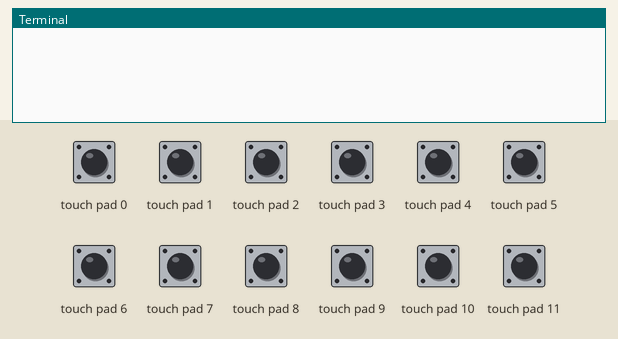
Simulated run of this program. Board: Raspberry Pi (BCM pin numbers). On the bench: the last lines printed to the terminal. The test bench sets the inputs (shaded band); at power-on: touch pad 0–11 LOW.

Above: at 1.2 s.
1.3 s: touch pad 0 pulled HIGH for 0.15 s
At 2.3 s:
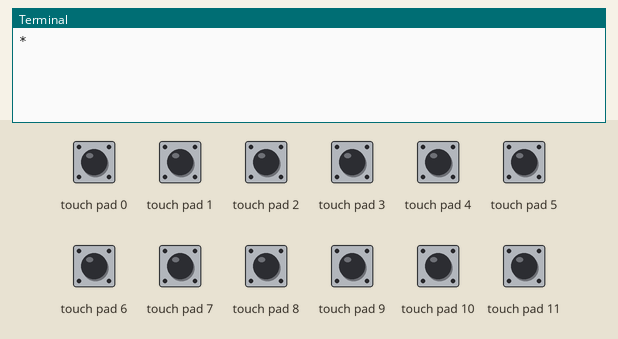
2.9 s: touch pad 1 pulled HIGH for 0.15 s
At 4.2 s:
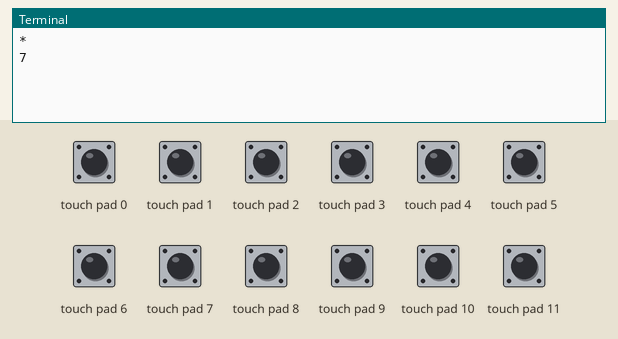
4.5 s: touch pad 8 pulled HIGH for 0.15 s
At 5.3 s:
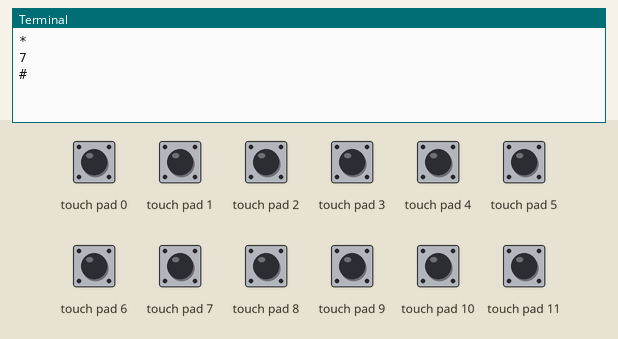
6.1 s: touch pad 2 pulled HIGH for 0.15 s
At 7.4 s:
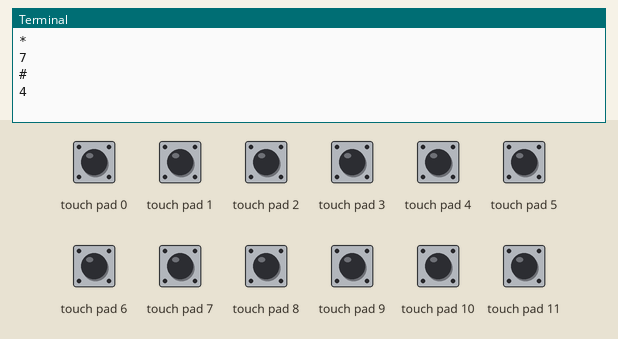
7.7 s: touch pad 3 pulled HIGH for 0.15 s
At 8.2 s:
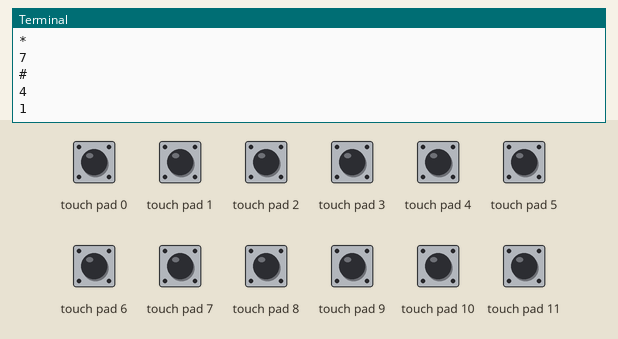
9.3 s: touch pad 4 pulled HIGH for 0.15 s
At 10.3 s:
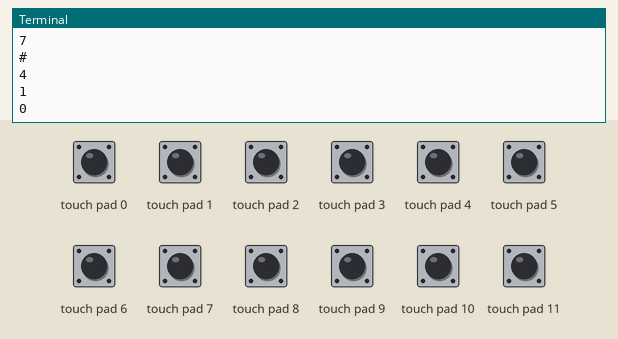
Timing chart, 0 to 11.9 s (numbered marks = the images above; inputs shaded):
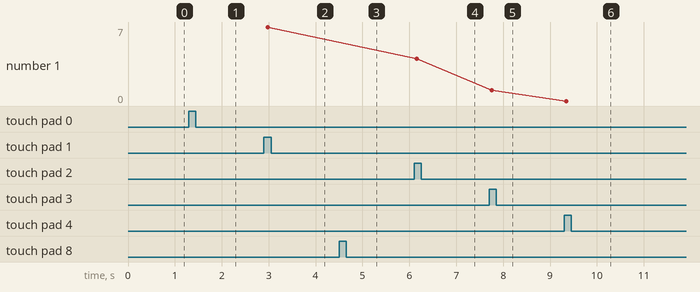

The program:

main.py
```python
# -*- coding:utf-8 -*-
#!/usr/bin/python
#Author: Dharmendra Kumar Yadav
#######################################################

import sys
import time

import Adafruit_MPR121.MPR121 as MPR121

cap = MPR121.MPR121()

if not cap.begin():
    sys.exit(1)

keypads = {3:1, 7:2, 11:3, 2:4, 6:5, 10:6, 1:7, 5:8, 9:9, 0:'*', 4:0, 8:'#'}
def main():
    last_touched = cap.touched()
    while True:
        current_touched = cap.touched()
        for i in range(12):
            pin_bit = 1 << i
            if current_touched & pin_bit and not last_touched & pin_bit:
                for real, wanted in keypads.iteritems():
		    if real == i:
			print wanted
        last_touched = current_touched
        time.sleep(0.1)

if __name__=="__main__":
    main()
```

Measured:
- after the input at 1.3 s, the terminal: prints a new line after 0.09 s (image 1)
- after the input at 2.9 s, the terminal: prints a new line after 0.08 s (image 2)
- after the input at 4.5 s, the terminal: prints a new line after 0.07 s (image 3)
- after the input at 6.1 s, the terminal: prints a new line after 0.06 s (image 4)
- after the input at 7.7 s, the terminal: prints a new line after 0.05 s (image 5)
- after the input at 9.3 s, the terminal: prints a new line at once (image 6)
- plotted number 1: 7 → 4 after the input at 6.1 s, 4 → 1 after the input at 7.7 s, 1 → 0 after the input at 9.3 s
